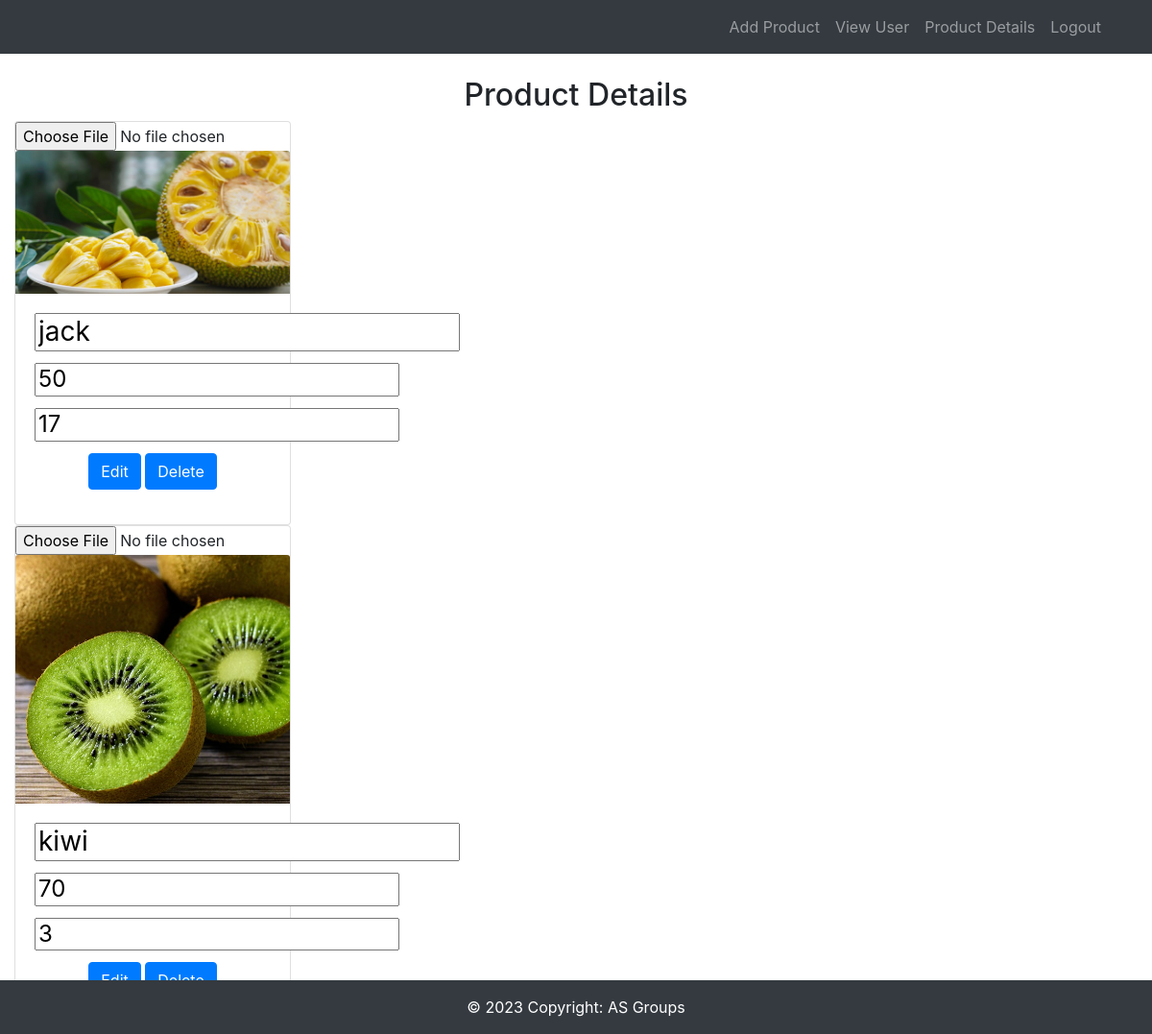
/edit_product (signed in), run on the app's committed database.
### app1/models.py (models this page shows)
class product(models.Model):
    pid = models.IntegerField(primary_key=True)
    pname=models.CharField(max_length=10)
    price=models.IntegerField()
    quantity=models.IntegerField()
    image=models.FileField()

### app1/views.py (the view, shortened to what this page needs)
# urls.py: path('edit_product',views.edit_product),
def edit_product(request):
    if 'id1' in request.session:
        data = product.objects.all()
        return render(request,'edit-product.html',{'data':data})
    return redirect(login)

### template/edit-product.html (shortened to what this page needs)
<!DOCTYPE html>
{% extends "header.html" %}
{% block nav %}
<li class="nav-item"><a class="nav-link" href="add_product">Add Product</a></li>
<li class="nav-item"><a class="nav-link" href="view-user">View User</a></li>
<li class="nav-item"><a class="nav-link" href="product_details">Product Details</a></li>
<li class="nav-item"><a class="nav-link" href="">Logout</a></li>
{% endblock nav %}
{% block body %}
<div class="map-full">
	<div class="contact-box">
		<div class="container">
			<div class="row">
				<div class="col-lg-12 mt-4">
					<div class="heading-title text-center">
						<h2>Product Details</h2>
					</div>
				</div>
			</div>
        </div>
{% for i in data %}
    <div class="container carousel-inner" style="display:flex;float:left;">
      <div class="carousel-item active row" >
        <div class="col-xs-3 col-sm-3 col-md-3">
          <div class="card" style="width: 18rem;">
              <form action="" method="post" enctype="multipart/form-data" class="form-group">
            <input type="file" name="eimg"><img src='{{i.image.url}}' class="card-img-top" alt="img">
            <div class="card-body text-center">
                <h3 class="card-title"><input type="text" name="ename" value="{{i.pname}}"></h3>
                <h4 class="card-title"><input type="text" name="eprice" value="{{i.price}}"></h4>
                <h4 class="card-title"><input type="text" name="equantity" value="{{i.quantity}}"></h4>
                <input type="submit" class="btn btn-primary" value="Edit">
                <a href="#" class="btn btn-primary">Delete</a>
            </div>
                      </form>
          </div>
       </div>
{% endfor %}
</div></div></div></div>
{% endblock body %}

### data on the page
product: image (picture), ename "jack", eprice "50", equantity "17"
product: image (picture), ename "kiwi", eprice "70", equantity "3"
